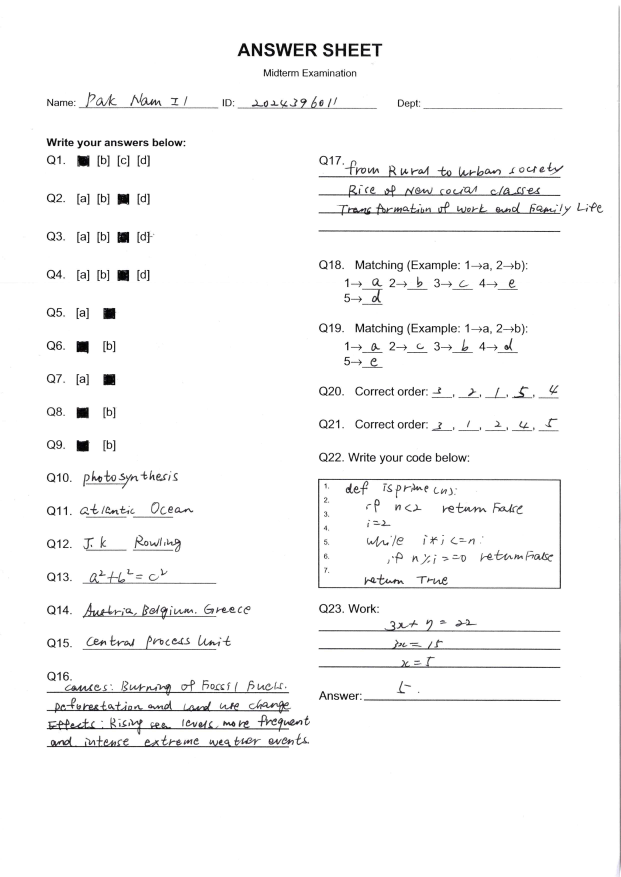
#> input picture sample_data/papers1/img20260512_12191770_页面_1.jpg, 2481 x 3506 px (shown at 1/4 size)
$ python -i preprocessing.py   (imports and definitions only)
#> lines starting #> are read from the running program, lines starting #| are printed output that depends on the picture; after the words box and inside, x2 and y2 are one past the last pixel; in counts of white or black regions, pixels touching at a corner belong together
#> further down, picture is the input picture: shape (3506, 2481, 3); mean B, G, R 247.5, 247.5, 247.5

import cv2
import numpy as np

def preprocess_digit(crop_img):

    # 그레이스케일
    gray = cv2.cvtColor(crop_img, cv2.COLOR_BGR2GRAY)

    # 28x28로 resize
    resized = cv2.resize(gray, (28, 28))
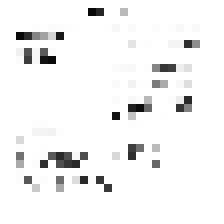
#> resized: shape (28, 28) (shown 8 times larger); min 8, max 255, mean 243.3

    # 이진화 (숫자가 흰색, 배경 검은색)
    _, thresh = cv2.threshold(resized, 128, 255, cv2.THRESH_BINARY_INV)
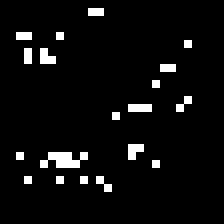
#> thresh: shape (28, 28) (shown 8 times larger); 4.8% white in thin lines or dots, all inside (x1, y1, x2, y2) = (2, 1, 24, 24)

    # 정규화 & 모델 입력 형태로 변환
    input_img = thresh.astype(np.float32) / 255.0
    input_img = input_img.reshape(1, 28, 28, 1)

    return input_img

>>> import cv2
>>> picture = cv2.imread('../../sample_data/papers1/img20260512_12191770_页面_1.jpg')
>>> result = preprocess_digit(picture)

$ run again, on sample_data/papers1/img20260512_12191770_页面_2.jpg
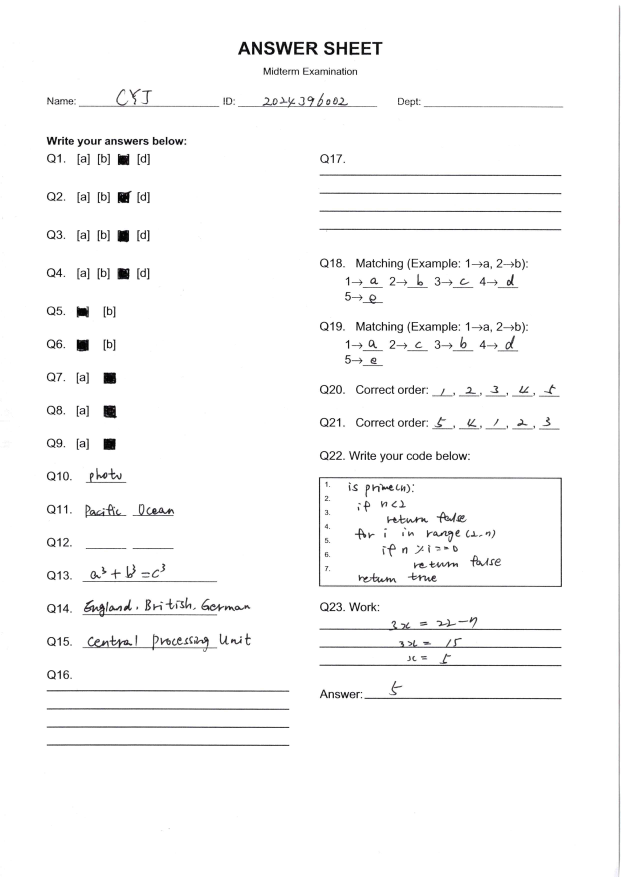
#> input picture sample_data/papers1/img20260512_12191770_页面_2.jpg, 2481 x 3506 px (shown at 1/4 size)
#> picture is the input picture: shape (3506, 2481, 3); mean B, G, R 248.8, 248.8, 248.8
#> in preprocess_digit, `resized = cv2.resize(gray, (28, 28))`:
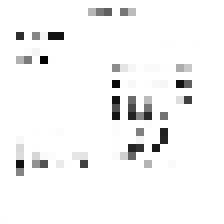
#> resized: shape (28, 28) (shown 8 times larger); min 2, max 255, mean 245.4
#> in preprocess_digit, `_, thresh = cv2.threshold(resized, 128, 255, cv2.THRESH_BINARY_INV)`:
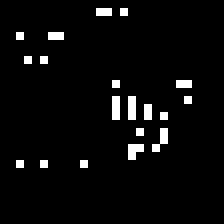
#> thresh: shape (28, 28) (shown 8 times larger); 4% white in thin lines or dots, all inside (x1, y1, x2, y2) = (2, 1, 24, 21)
